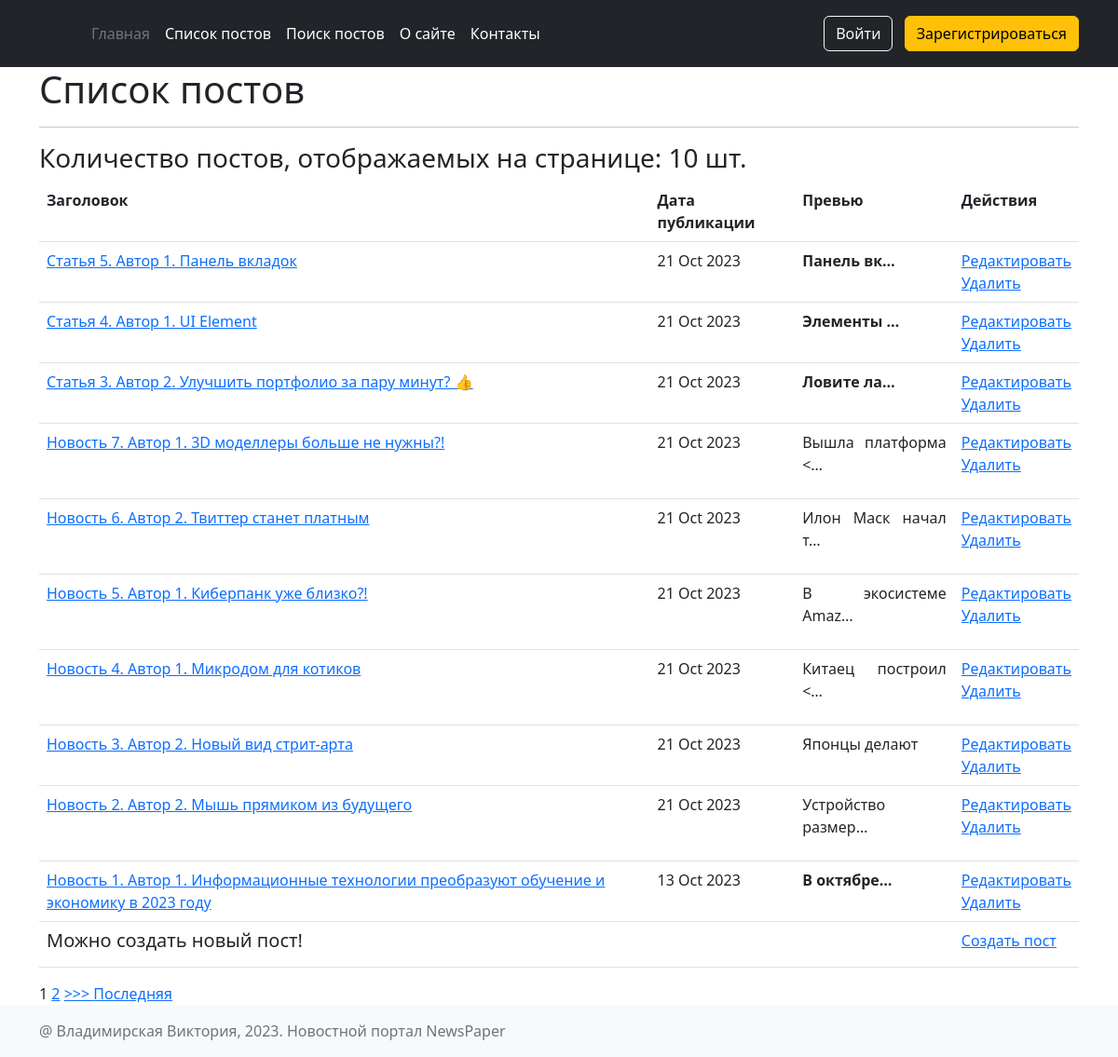
Page /news/ on the committed database.
### news/models.py (models this page shows, shortened)
class Post(models.Model):
    article = 'A'
    news = 'N'
    POST_TYPE = [
        (article, "Статья"),
        (news, "Новость")
    ]
    postAuthor = models.ForeignKey(Author, on_delete=models.CASCADE)
    post_type = models.CharField(max_length=1, choices=POST_TYPE, default=article)
    postCreated = models.DateTimeField(auto_now_add=True)
    postCats = models.ManyToManyField(Category, through='PostCategory')
    postTitle = models.CharField(max_length=128)
    postText = models.TextField()
    postRating = models.SmallIntegerField(default=0)

### news/views.py (the view, shortened to what this page needs)
# urls.py: path('', PostsList.as_view(), name='newslist'), # name='posts' или 'news' или 'newslist' ?
class PostsList(ListView):
    model = Post
    template_name = 'news/newslist.html'
    context_object_name = 'news'
    ordering = ['-postCreated']
    paginate_by = 10 # поставим постраничный вывод в 10 элементов
    def get_context_data(self, **kwargs):  # забираем отфильтрованные объекты переопределяя метод get_context_data у наследуемого класса (полиморфизм)
        context = super().get_context_data(**kwargs)
        context['filter'] = PostFilter(self.request.GET, queryset=self.get_queryset())  # вписываем наш фильтр в контекст
        return context

### news/models.py (called while the page is built)
    def __str__(self):
            return self.authorUser.username

### news/templatetags/custom_filters.py (called while the page is built)
@register.filter(name='Censor')
def censor(value):
    badWords = value.split()
    STOP_LIST = [
        'более',
        'нежелательно',
        'заменяемоеслово',
        'мат'
    ]
    for word in badWords:
        if word in STOP_LIST:
            value = value.replace(word,'*' * len(word))
    return value

### news/templates/news/newslist.html (shortened to what this page needs)
{% extends 'layout/default.html' %}
{% load custom_filters %}
{% block content %}
<h1>Список постов</h1>
<hr>
{% if news %}
    <h3>Количество постов, отображаемых на странице: {{ news|length }} шт.</h3>
        <table class="table">
            <tr>
                <th scope="col">
                    Заголовок
                </th>
                <th scope="col">
                    Дата публикации
                </th>
                <th scope="col">
                    Превью
                </th>
                <th scope="col">
                    Действия
                </th>
            </tr>
            {% for post in news %}
            <tr>
                <td>
                         <a href="{% url 'news:post_detail' post.id %}">
                            {{ post.postTitle|Censor }}
                        </a>
                </td>
                <td>
                    {{ post.postCreated|date:'d M Y' }}
                </td>
                <td>
                    {{ post.postText|Censor|truncatechars:50|safe }}
                </td>
                <td>
                       <a href="{% url 'news:post_create' post.id %}" target="_blank">
                            Редактировать
                       </a>
                       <a href="{% url 'news:post_delete' post.id %}" target="_blank">
                            Удалить
                       </a>
                </td>
            </tr>
            {% endfor %}
            <tr>
                <td><h5>Можно создать новый пост!</h5></td>
                <td></td>
                <td></td>
                <td>
                    <a href="{% url 'news:post_create' %}" target="_blank">
                        Создать пост
                    </a>
                </td>
            </tr>
        </table>
{% include 'news/parts/paginator.html' %}
{% else %}
<h2>Постов нет!</h2>
{% endif %}
{% endblock content %}

### templates/layout/default.html (shortened to what this page needs)
{% load static %}
<!DOCTYPE html>
<html lang="ru">
    <head>
        <link href="https://cdn.jsdelivr.net/npm/bootstrap@5.2.3/dist/css/bootstrap.min.css" rel="stylesheet">
        <link rel="stylesheet" href="https://cdnjs.cloudflare.com/ajax/libs/font-awesome/5.15.4/css/all.min.css">
    </head>
    <body>
        {% include './parts/header.html' %}
        <div class="container">
         {% block content %}
         {% endblock content %}
        </div>
        {% include './parts/footer.html' %}
    </body>
</html>

### templates/layout/parts/header.html
<header class="p-3 text-bg-dark">
 <div class="container">
   <div class="d-flex flex-wrap align-items-center justify-content-center justify-content-lg-start">
     <a href="/" class="d-flex align-items-center mb-2 mb-lg-0 text-white text-decoration-none">
       <svg class="bi me-2" width="40" height="32" role="img" aria-label="Bootstrap"><use xlink:href="#bootstrap"/></svg>
     </a>
     <ul class="nav col-12 col-lg-auto me-lg-auto mb-2 justify-content-center mb-md-0">
       <li><a href="/" class="nav-link px-2 text-secondary">Главная</a></li>
       <li><a href="/news" class="nav-link px-2 text-white">Список постов</a></li>
       <li><a href="/news/search" class="nav-link px-2 text-white">Поиск постов</a></li>
       <li><a href="/about" class="nav-link px-2 text-white">О сайте</a></li>
       <li><a href="/contacts" class="nav-link px-2 text-white">Контакты</a></li>
     </ul>
     <div class="text-end">
       <button type="button" class="btn btn-outline-light me-2">Войти</button>
       <button type="button" class="btn btn-warning">Зарегистрироваться</button>
     </div>
   </div>
 </div>
</header>

### news/templates/news/parts/paginator.html (shortened to what this page needs)
{% if is_paginated %}
   {% for num in page_obj.paginator.page_range %}
       {% if page_obj.number == num %}
           <a>{{ num }}</a>
       {% elif num > page_obj.number|add:'-3' and num < page_obj.number|add:'3' %}
           <a href="?page={{ num }}">{{ num }}</a>
       {% endif %}
   {% endfor %}
   {% if page_obj.has_next %}
       <a href="?page={{ page_obj.next_page_number }}"> >>> </a>
       <a href="?page={{ page_obj.paginator.num_pages }}">Последняя</a>
   {% endif %}
{% endif %}

### templates/layout/parts/footer.html
<footer class="footer mt-auto py-3 bg-light">
 <div class="container">
   <span class="text-muted">@ Владимирская Виктория, 2023. Новостной портал NewsPaper</span>
 </div>
</footer>

### rows in the picture
Post: postTitle|Censor "Статья 5. Автор 1. Панель вкладок", postCreated "21 Oct 2023", postText|Censor "Панель вк…"
Post: postTitle|Censor "Статья 4. Автор 1. UI Element", postCreated "21 Oct 2023", postText|Censor "Элементы …"
Post: postTitle|Censor "Статья 3. Автор 2. Улучшить портфолио за пару минут? 👍", postCreated "21 Oct 2023", postText|Censor "Ловите ла…"
Post: postTitle|Censor "Новость 7. Автор 1. 3D моделлеры больше не нужны?!", postCreated "21 Oct 2023", postText|Censor "Вышла платформа <…"
Post: postTitle|Censor "Новость 6. Автор 2. Твиттер станет платным", postCreated "21 Oct 2023", postText|Censor "Илон Маск начал т…"
Post: postTitle|Censor "Новость 5. Автор 1. Киберпанк уже близко?!", postCreated "21 Oct 2023", postText|Censor "В экосистеме Amaz…"
Post: postTitle|Censor "Новость 4. Автор 1. Микродом для котиков", postCreated "21 Oct 2023", postText|Censor "Китаец построил <…"
Post: postTitle|Censor "Новость 3. Автор 2. Новый вид стрит-арта", postCreated "21 Oct 2023", postText|Censor "Японцы делают"
Post: postTitle|Censor "Новость 2. Автор 2. Мышь прямиком из будущего", postCreated "21 Oct 2023", postText|Censor "Устройство размер…"
Post: postTitle|Censor "Новость 1. Автор 1. Информационные технологии преобразуют обучение и экономику в 2023 году", postCreated "13 Oct 2023", postText|Censor "В октябре…"

### other values in the picture
{{ news|length }} "10"
{{ num }} "1"
{{ num }} "2"
